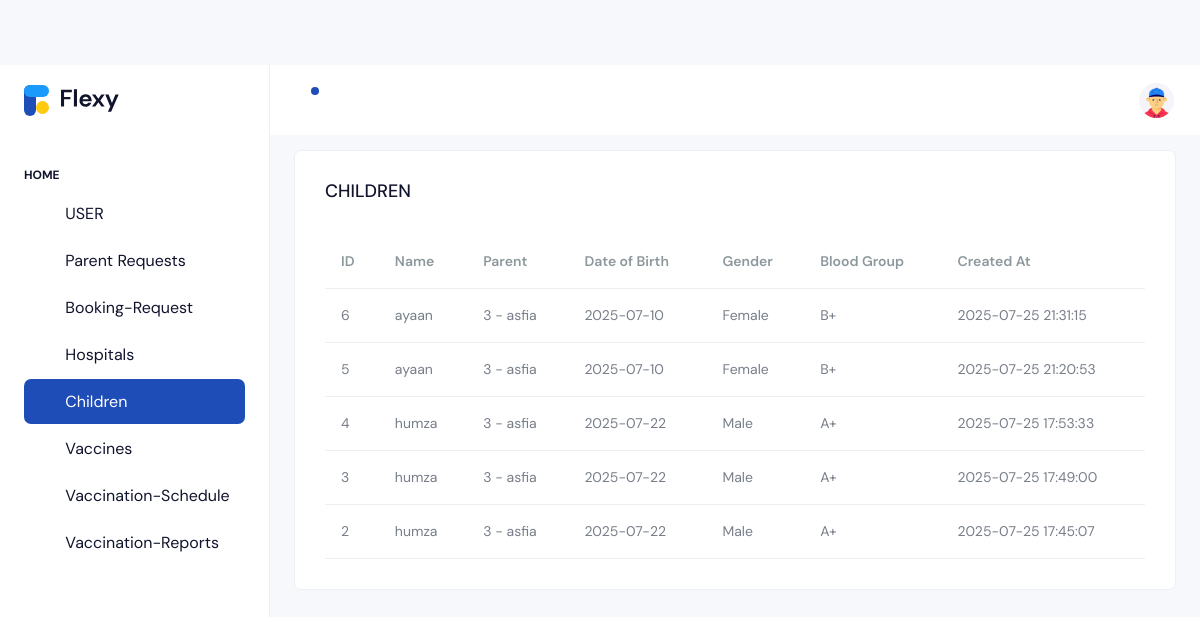
/admin/children-list.php, run on the app's committed database.
### tables this page shows
CREATE TABLE `children` (
  `id` int(11) NOT NULL,
  `parent_id` int(11) NOT NULL,
  `name` varchar(100) NOT NULL,
  `date_of_birth` date NOT NULL,
  `gender` enum('male','female','other') DEFAULT NULL,
  `blood_group` varchar(5) DEFAULT NULL,
  `created_at` datetime DEFAULT current_timestamp()
);

CREATE TABLE `users` (
  `id` int(11) NOT NULL,
  `name` varchar(100) NOT NULL,
  `email` varchar(100) NOT NULL,
  `password` varchar(255) NOT NULL,
  `role` enum('admin','parent','hospital') NOT NULL,
  `phone` varchar(20) DEFAULT NULL,
  `address` text DEFAULT NULL,
  `created_at` datetime DEFAULT current_timestamp()
);

### admin/children-list.php (the view, shortened to what this page needs)
<?php
include('inc.connection.php');
$sql = "SELECT children.*, users.name AS parent_name
        FROM children
        LEFT JOIN users ON children.parent_id = users.id
        ORDER BY children.created_at DESC";
$result = mysqli_query($conn, $sql);
?>
<!doctype html>
<html lang="en">
<head>
    <link rel="stylesheet" href="./assets/css/styles.min.css" />
</head>
<body>
    <div class="page-wrapper" id="main-wrapper" data-layout="vertical" data-navbarbg="skin6" data-sidebartype="full"
        data-sidebar-position="fixed" data-header-position="fixed">
        <aside class="left-sidebar">
            <div>
                <div class="brand-logo d-flex align-items-center justify-content-between">
                    <a href="./webindex.php" class="text-nowrap logo-img">
                        <img src="assets/images/logos/logo.svg" alt="" />
                    </a>
                </div>
                 <nav class="sidebar-nav scroll-sidebar" data-simplebar="">
          <ul id="sidebarnav">
            <li class="nav-small-cap">
              <span class="hide-menu">Home</span>
            </li>
            <li class="sidebar-item">
              <a class="sidebar-link" href="index.php" aria-expanded="false">
                <i class="ti ti-atom"></i>
                <span class="hide-menu">USER</span>
              </a>
            </li>
            <li class="sidebar-item">
              <a class="sidebar-link" href="parent-requests.php" aria-expanded="false">
                <i class="ti ti-atom"></i>
                <span class="hide-menu">Parent Requests</span>
              </a>
            </li>
            <li class="sidebar-item">
              <a class="sidebar-link" href="booking-request.php" aria-expanded="false">
                <i class="ti ti-atom"></i>
                <span class="hide-menu">Booking-Request</span>
              </a>
            </li>
            <li class="sidebar-item">
              <a class="sidebar-link" href="hospitals.php" aria-expanded="false">
                <i class="ti ti-atom"></i>
                <span class="hide-menu">Hospitals</span>
              </a>
            </li>
            <li class="sidebar-item">
              <a class="sidebar-link" href="children-list.php" aria-expanded="false">
                <i class="ti ti-atom"></i>
                <span class="hide-menu">Children</span>
              </a>
            </li>
            <li class="sidebar-item">
              <a class="sidebar-link" href="vaccines.php" aria-expanded="false">
                <i class="ti ti-atom"></i>
                <span class="hide-menu">Vaccines</span>
              </a>
            </li>
             <li class="sidebar-item">
              <a class="sidebar-link" href="vaccination-schedule.php" aria-expanded="false">
                <i class="ti ti-atom"></i>
                <span class="hide-menu">Vaccination-Schedule</span>
              </a>
            </li>
            <li class="sidebar-item">
              <a class="sidebar-link" href="vaccination-reports.php" aria-expanded="false">
                <i class="ti ti-atom"></i>
                <span class="hide-menu">Vaccination-Reports</span>
              </a>
            </li>
          </ul>
        </nav>
            </div>
        </aside>
        <div class="body-wrapper">
             <header class="app-header">
        <nav class="navbar navbar-expand-lg navbar-light">
          <ul class="navbar-nav">
            <li class="nav-item dropdown">
              <a class="nav-link " href="javascript:void(0)" id="drop1" data-bs-toggle="dropdown" aria-expanded="false">
                <i class="ti ti-bell"></i>
                <div class="notification bg-primary rounded-circle"></div>
              </a>
            </li>
          </ul>
          <div class="navbar-collapse justify-content-end px-0" id="navbarNav">
            <ul class="navbar-nav flex-row ms-auto align-items-center justify-content-end">
              <li class="nav-item dropdown">
                <a class="nav-link " href="javascript:void(0)" id="drop2" data-bs-toggle="dropdown"
                  aria-expanded="false">
                  <img src="./assets/images/profile/user-1.jpg" alt="" width="35" height="35" class="rounded-circle">
                </a>
              </li>
            </ul>
          </div>
        </nav>
      </header>
            <div class="body-wrapper-inner">
                <div class="container-fluid">
                    <div class="row" style="margin-top: -30px;">
                        <div class="col-12">
                            <div class="card">
                                <div class="card-body">
                                    <div class="d-md-flex align-items-center">
                                        <div>
                                            <h4 class="card-title">CHILDREN</h4>
                                        </div>
                                    </div>
                                    <div class="table-responsive mt-4">
                                        <table class="table mb-0 text-nowrap varient-table align-middle fs-3">
                                            <thead>
                                                <tr>
                                                    <th class="px-3 text-muted">ID</th>
                                                    <th class="px-3 text-muted">Name</th>
                                                    <th class="px-3 text-muted">Parent</th>
                                                    <th class="px-3 text-muted">Date of Birth</th>
                                                    <th class="px-3 text-muted">Gender</th>
                                                    <th class="px-3 text-muted">Blood Group</th>
                                                    <th class="px-3 text-muted">Created At</th>
                                                </tr>
                                            </thead>
                                            <tbody>
                                                <?php while ($row = mysqli_fetch_assoc($result)) { ?>
                                                    <tr>
                                                        <td class="px-3"><?php echo $row['id']; ?></td>
                                                        <td class="px-3"><?php echo $row['name']; ?></td>
                                                        <td class="px-3"><?php echo $row['parent_id'] . " - " . $row['parent_name']; ?></td>
                                                        <td class="px-3"><?php echo $row['date_of_birth']; ?></td>
                                                        <td class="px-3"><?php echo ucfirst($row['gender']); ?></td>
                                                        <td class="px-3"><?php echo $row['blood_group']; ?></td>
                                                        <td class="px-3"><?php echo $row['created_at']; ?></td>
                                                    </tr>
                                                <?php } ?>
                                            </tbody>
                                        </table>
                                    </div>
                                </div>
                            </div>
                        </div>
                    </div>
                </div>
            </div>
        </div>
    </div>
</body>
</html>

### data on the page
children: id "6", name "ayaan", parent "3", parent.name "asfia", date_of_birth "2025-07-10", gender "Female", blood_group "B+", created_at "2025-07-25 21:31:15"
children: id "5", name "ayaan", parent "3", parent.name "asfia", date_of_birth "2025-07-10", gender "Female", blood_group "B+", created_at "2025-07-25 21:20:53"
children: id "4", name "humza", parent "3", parent.name "asfia", date_of_birth "2025-07-22", gender "Male", blood_group "A+", created_at "2025-07-25 17:53:33"
children: id "3", name "humza", parent "3", parent.name "asfia", date_of_birth "2025-07-22", gender "Male", blood_group "A+", created_at "2025-07-25 17:49:00"
children: id "2", name "humza", parent "3", parent.name "asfia", date_of_birth "2025-07-22", gender "Male", blood_group "A+", created_at "2025-07-25 17:45:07"
